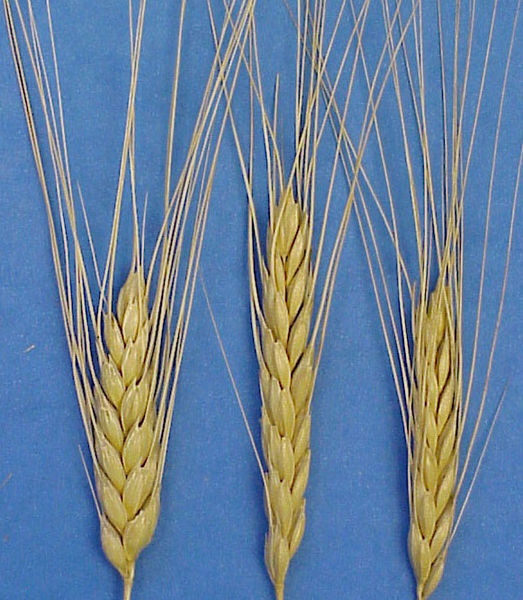
#> input picture cv#homwwork/作业1/demo.png, 523 x 600 px
$ python test.py
#> lines starting #> are read from the running program, lines starting #| are printed output that depends on the picture; after the words box and inside, x2 and y2 are one past the last pixel; in counts of white or black regions, pixels touching at a corner belong together
from PIL import Image,ImageDraw,ImageFilter,ImageEnhance
import random,sys
import numpy as np
import math
import matplotlib.pyplot as plt

img = np.array(Image.open('demo.png').convert('L'))
img = np.array(img) < 150
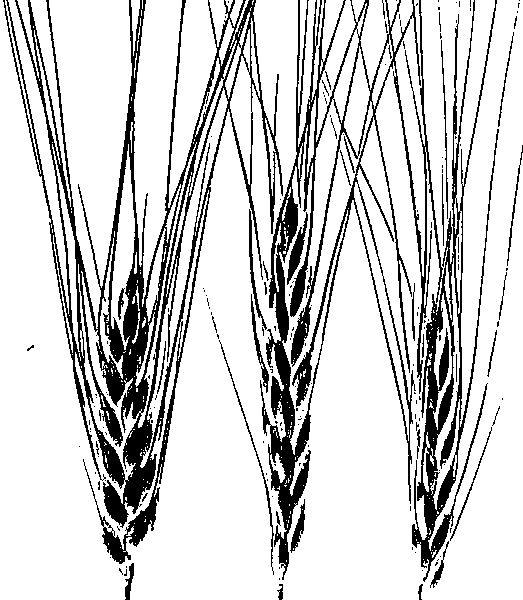
#> img: shape (600, 523) bool; 82.1% white; 177 black regions (140 under 20 px), largest, box (x1, y1, x2, y2) and area: (260, 0, 499, 582) 26142, (3, 0, 283, 564) 25451, (287, 212, 308, 285) 474
a = np.zeros([img.shape[0]+2, img.shape[1]+2], dtype='float32') #图片加了一圈，让图片完全的降噪，就是除掉边界的干扰线
a[1:-1, 1:-1] = img
#> a: shape (602, 525) float32; values 0 (black) and 1 (white), 81.5% white; 167 black regions (136 under 20 px), largest, box (x1, y1, x2, y2) and area: (0, 0, 525, 602) 54343, (288, 213, 309, 286) 474, (220, 341, 275, 576) 398
img=a
#plt.imshow(img)
#plt.show()

########### 去噪 #################
h,w = img.shape
#> h = 602; w = 525
for x in range(1,h-1):
    for y in range(1,w-1):
        surround_4 = img[x,y+1] + img[x-1, y] + img[x+1, y] + img[x,y-1]
        surround_4_x = img[x-1,y+1] + img[x+1,y+1] + img[x-1,y-1] + img[x+1,y-1]
        surround_8 = surround_4 + surround_4_x
        if img[x,y] and (surround_4 <= 1 or surround_8 <= 2):
            img[x,y] = 0
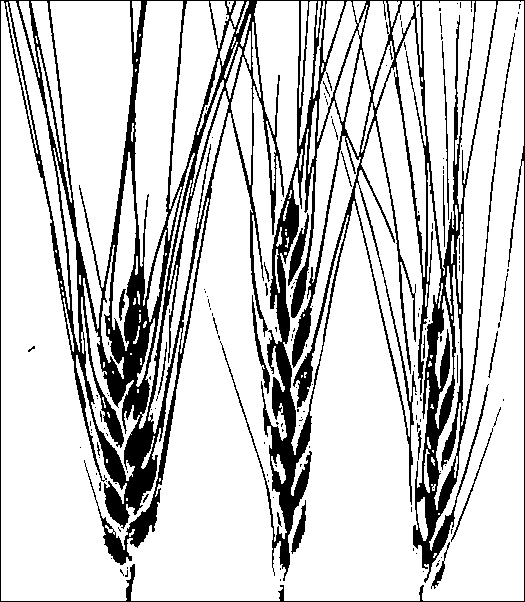
#> img: shape (602, 525) float32; values 0 (black) and 1 (white), 80.9% white; 154 black regions (127 under 20 px), largest, box (x1, y1, x2, y2) and area: (0, 0, 525, 602) 57076, (288, 213, 309, 286) 478, (252, 295, 270, 394) 350

########### 切除左右边界 ##########
px=img.sum(0)
#> px = 525 values, max 600 at index 1, min 0 at index 0, mean 487.1
i = 1
j = px.shape[0] - 1
#> j = 524
while(i < j and px[i] <= 1): i+=1
#> this loop made 0 passes
#> after the loop, i = 1
while(i < j and px[j] <= 1): j-=1
#> this loop made 1 pass
#> j on pass 1: 523
#> after the loop, j = 523
img = img[:,i:j+1]
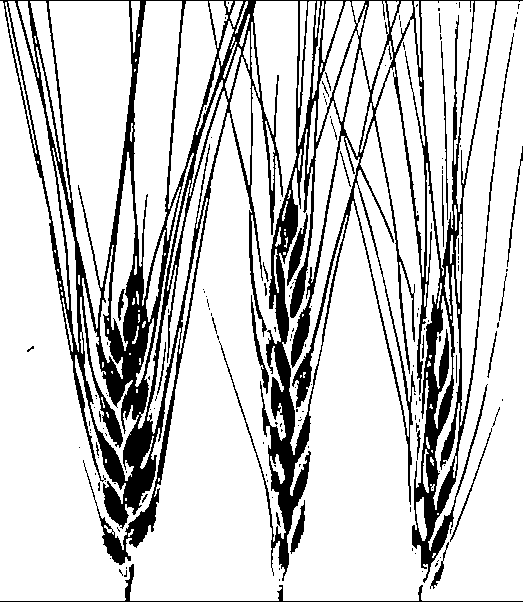
#> img: shape (602, 523) float32; values 0 (black) and 1 (white), 81.2% white; 156 black regions (127 under 20 px), largest, box (x1, y1, x2, y2) and area: (0, 0, 523, 583) 54872, (0, 564, 523, 602) 794, (287, 213, 308, 286) 478

########### 调整切割线 ###########
px = img.sum(0)
#> px = 523 values, max 600 at index 0, min 167 at index 133, mean 488.9
d = img.shape[1] / 3
#> d = 174.3
p1, p2, p3 = int(d), int(d * 2), int(d * 3)
#> p1 = 174; p2 = 348; p3 = 523
def fine_tune(start):
#> called with start = 174
    for i in range(2):
        new_start = px[start-5:start+5].argmin() + start-4
        if start == new_start:
            end = start
            while(end < w and px[start] == px[end]): end += 1
            return (start + end) >> 1
        start = new_start
#> this loop made 2 passes
#> (new_start, start) on passes 1 to 2: (170, 170), (169, 169)
#> this loop made 2 passes
#> new_start on pass 2: 349
    return start
p1, p2, p3 = fine_tune(p1), fine_tune(p2), fine_tune(p3)
#> p1 = 169; p2 = 349; p3 = 515

img[:, p1] = img[:, p2] = 0.7
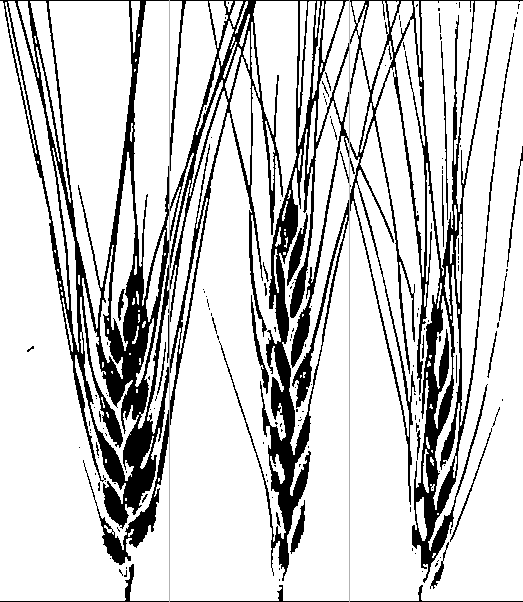
#> img: shape (602, 523) float32; 0.38% of pixels changed, all inside (x1, y1, x2, y2) = (169, 0, 350, 602)
plt.imshow(img)
plt.savefig('分割线.jpg')
plt.show()


######## 切割 ########
child_img_list = []
def crop(start, end):
#> called with start = 0, end = 169
    a = np.zeros([600, 700])
    length = end - start
#> length = 169
    edge = (600- length) >> 1
#> edge = 215
    a[:,edge:edge+length] = img[1:-1, start:start+length]
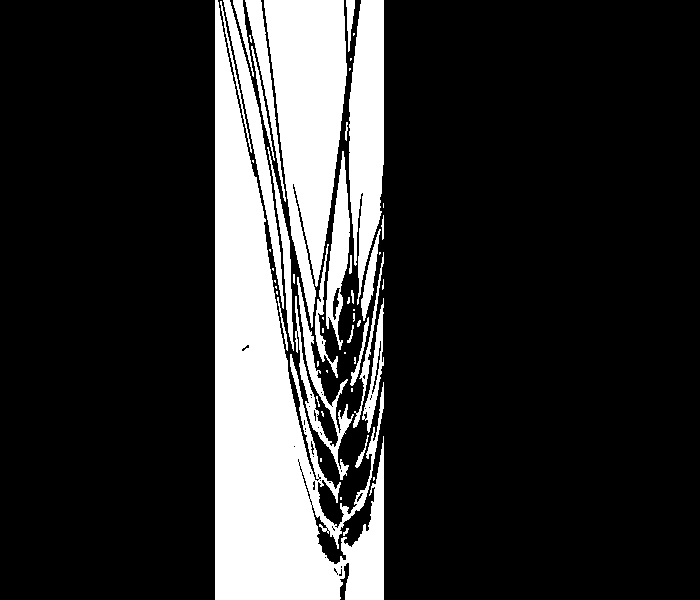
#> a: shape (600, 700) float64; values 0 (black) and 1 (white), 19.4% white; 55 white regions (30 under 20 px), largest, box (x1, y1, x2, y2) and area: (215, 0, 384, 600) 42509, (264, 0, 347, 328) 15901, (349, 0, 384, 305) 7744
    return a
child_img=crop(0,p1)
child_img_list.append(child_img)
child_img=crop(p1,p2)
#> call 2 of crop, with start = 169, end = 349
#> in crop (call 2), `length = end - start`: length = 180
#> in crop (call 2), `edge = (600- length) >> 1`: edge = 210
#> in crop (call 2), `a[:,edge:edge+length] = img[1:-1, start:start+length]`:
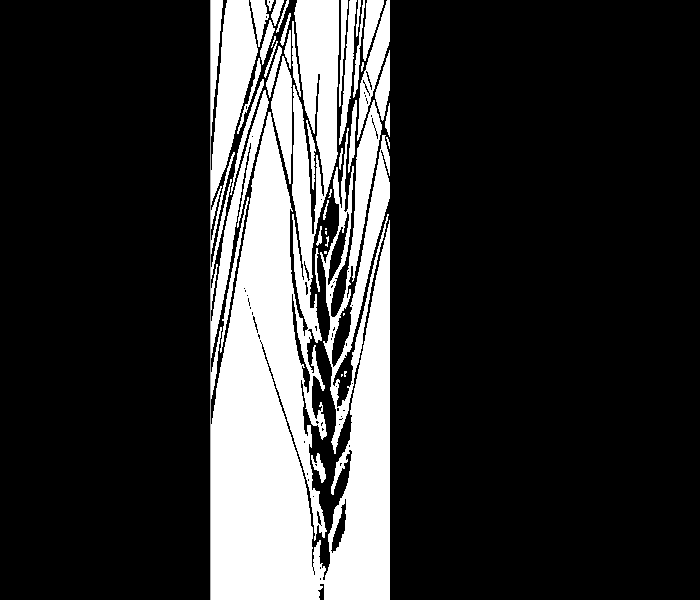
#> a: shape (600, 700) float64; min 0, max 1, mean 0.206
child_img_list.append(child_img)
child_img=crop(p2,img.shape[1])
#> call 3 of crop, with start = 349, end = 523
#> in crop (call 3), `length = end - start`: length = 174
#> in crop (call 3), `edge = (600- length) >> 1`: edge = 213
#> in crop (call 3), `a[:,edge:edge+length] = img[1:-1, start:start+length]`:
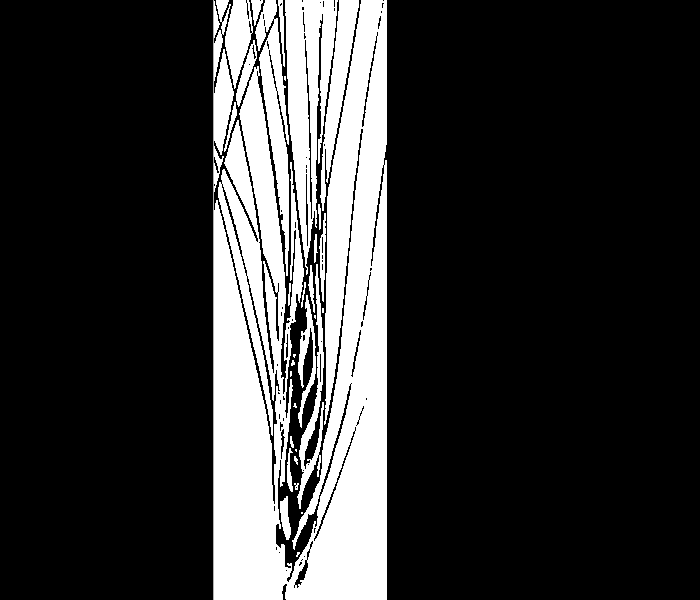
#> a: shape (600, 700) float64; min 0, max 1, mean 0.209
child_img_list.append(child_img)
img=child_img_list
#> img = 3 items

for i in range(3):
    plt.imshow(img[i])
    plt.savefig('分割'+str(i+1)+'.jpg')
    plt.show()
